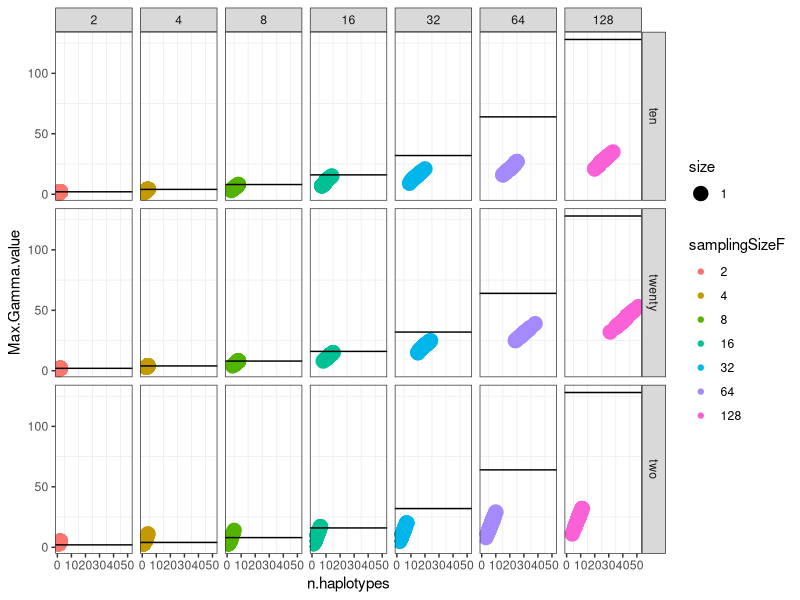
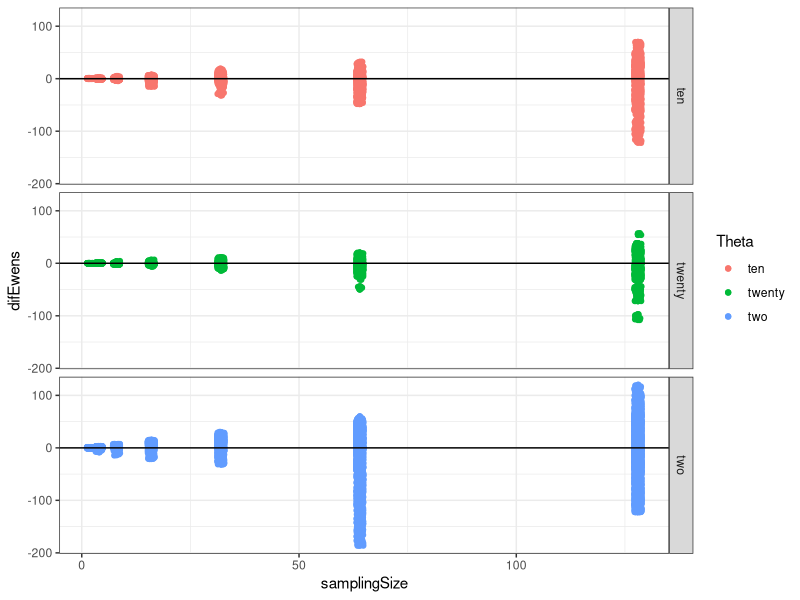

The R source for these figures, in order: (Note: this script raises an error after producing the figures.)
## ---- chunk 1
setwd("~/GitHub/QuBar")

#install.packages("ggplot2")
library(ggplot2)

# now we have the dataframe "gammaData_13jul" with all the updated gamma values 
fullgammaData<-read.csv("gammaData_13Jul.csv",header=T) 
#JOHN: this one is the updated file after your new twist on gamma, I deleted the other one

# taking out data with growth
gammaData<-subset(fullgammaData,fullgammaData$Growth=="no")
droplevels(gammaData)->gammaData

# making factors for the ggplot2 plots
factor(gammaData$samplingSize,levels=c(2,4,8,16,32,64,128))->gammaData$samplingSizeF

# subsetting small sampling sizes to see better what happen there
#minigamma<-gammaData[gammaData$samplingSize<33,]

# plotting with ggplot, need to fix legends
#http://www.cookbook-r.com/Graphs/Legends_(ggplot2)/
# Fig X2a
#ggplot(gammaData, aes(x = samplingSize,y=Max.Gamma.value,fill=Theta,color=Theta)) + theme_bw()+geom_point()+geom_abline()+xlab("simulated sampling size") + ylab("predicted sampling size") 

# Fig X2b
# thinking how to plot the subset of samples sizes where gamma works a little bit better....
#ggplot(minigamma, aes(x = samplingSizeF,y=Max.Gamma.value,fill=Theta,color=Theta)) + theme_bw()+ geom_boxplot(aes(fill=Theta)) + ylim(0,20) + xlab("simulated sampling size") + ylab("predicted sampling size")

#JOHN, trying something different below
fig3<-ggplot(gammaData, aes(x = n.haplotypes,y=Max.Gamma.value,color=samplingSizeF,size=1)) + theme_bw()+geom_point()+facet_grid(Theta~samplingSizeF) 
fig3 + geom_hline(aes(yintercept = 2), subset(gammaData,samplingSize==2))+ geom_hline(aes(yintercept = 4), subset(gammaData,samplingSize==4))+ geom_hline(aes(yintercept = 8), subset(gammaData,samplingSize==8))+ geom_hline(aes(yintercept = 16), subset(gammaData,samplingSize==16))+ geom_hline(aes(yintercept = 32), subset(gammaData,samplingSize==32))+ geom_hline(aes(yintercept = 64), subset(gammaData,samplingSize==64))+ geom_hline(aes(yintercept = 128), subset(gammaData,samplingSize==128))+theme(panel.grid.major = element_blank())

# to put different ablines in different facets we need to make a dataset, and this would be efficient but the order is all messed up so I had to figure out a not so efficient but working way ;)
#hline.data <- data.frame(z = c(2,4,8,16,32,64,128),samplingSizeF = c(2,4,8,16,32,64,128))
#fig3 + geom_hline(aes(yintercept = z), hline.data)
                                                                                                                                                                                  
## ---- chunk 2
library(ggplot2)

# -----observed data------
# load data of number of haplotypes
data <- read.csv("numberHaplotypes.csv",header=T)


# taking out data with growth
minidata <- subset(data,data$Growth == "no")
minidata[,-1] -> minidata
droplevels(minidata) -> minidata
row.names(minidata) <- NULL # cleaning row.names
#View(minidata)

# creating and id to merge later
myObMatrix <- as.matrix(minidata[,c("Theta","n.haplotypes")])
minidata$id <- apply(myObMatrix, 1, paste, collapse=" ")

# -----predicted data------
# load data of Ewens sampling theory
theory <- read.csv("dataSamplingTheory_21Ago2015.csv",header=T)

# round the expected number of haplotypes
round(theory$exp.haplotypes,0) -> theory$exp.round.hap

# create id to merge
myPredMatrix <- as.matrix(theory[,c("theta.df","exp.round.hap")])
theory$id <- apply(myPredMatrix, 1, paste, collapse=" ")
#View(theory)

#---- merge predicted with observed data-----
newdata <- merge(theory,minidata,by="id",all.y=T)
newdata[is.na(newdata$n.df),] # check NA's
newdata[complete.cases(newdata),]->newdata1

# calculate difference between Ewens n and the simulated n
newdata1$samplingSize-newdata1$n.df -> newdata1$difEwens

# check weird stuff
View(subset(newdata1,newdata1$Theta=='two'))

ggplot(newdata1, aes(x=samplingSize, y=difEwens,color=Theta)) + theme_bw()+geom_point()+geom_point(position = "jitter")+geom_hline(yintercept=0)+facet_grid(Theta~.) 

# ----ploting n vs haplotypes----

# to plot Ewens data
ewens <- ggplot(newdata1, aes(x=n.df, y=exp.round.hap,color=Theta)) + theme_bw()+geom_point()+geom_point(position = "jitter")+facet_grid(Theta~.) 

# to plot our data
sims <- ggplot(newdata1, aes(x=samplingSize, y=n.haplotypes,color=Theta)) + theme_bw()+geom_point()+geom_point(position = "jitter")+facet_grid(Theta~.)

# plot both together (I need to run the function from file first)
multiplot(ewens,sims)
## ---- chunk 3
library(ggplot2)
library(lattice)
library(plyr)
library(modeest)

# we have two types of data:
# "WakeleyData"" has the result of Wakeley formula with all the possible vlues and distributions
# "segsites" has the observed number of seg.sites in the simulations
wakdata<-read.csv("WakeleyData_31Ago2015.csv",header=T)
segsites<-read.csv("numberSegSites.csv",header=T)

# making factors for the ggplot2 plots
factor(wakdata$segSites)->wakdata$segsites.f
factor(segsites$samplingSize)->segsites$samplingSize.f

# ------segsites
# subsetting data with growth and cleaning non useful columns
segsites1 <- subset(segsites,segsites$Growth=="no")
droplevels(segsites1) -> segsites1
row.names(segsites1) <- NULL
segsites1$Pop <- NULL
segsites1$Growth <- NULL
# keep only the n<=32
segsites2<-segsites1[which(segsites1$samplingSize<51),]

# estimate the mode (the more frequent value) for each combination of sampling size and theta
# the mode is estimated with the function mvl in the package "modeest"
modes <- ddply(segsites2, c("Theta","samplingSize.f"), summarise, mode=unlist((mlv(n.seg.sites))[1]))
modes$samplingSize <- as.numeric(as.character(allwak$samplingSize.f))
modes$k <- as.character(modes$mode)

# creating and id to merge later
myObMatrix <- as.matrix(modes[,c("Theta","k")])
modes$id <- apply(myObMatrix, 1, paste, collapse=" ")


# -------Wakeley's info 
#----make loop to find the best n's-----
thetas<-c("two","two","ten","ten","twenty","twenty")
a<-c(rep("two",135),rep("ten",135),rep("twenty",135))
b<-c(seq(1,135,1),seq(1,135,1),seq(1,135,1))
goodwak<-as.data.frame(cbind(a,b))
names(goodwak)<-c("theta","seg.sites")

for(i in thetas){
  for(j in 1:nrow(goodwak)){ 
    goodwak$seg.sites[j]->mysegsite
    mysubset<-subset(wakdata,wakdata$Theta==i & wakdata$segSites==mysegsite)
    max(mysubset$prob)->maxprob
    which(mysubset$prob==maxprob)->best
    mysubset$n[best]->best.n
    best.n->goodwak$best.n[j]
    }
}
# now "goodwak" has theta,seg.sites and best.n

# creating and id to merge later
myWakMatrix <- as.matrix(goodwak[,c("theta","seg.sites")])
goodwak$id <- apply(myWakMatrix, 1, paste, collapse=" ")

# Now we want to merge the observed segregating sites with the segregating sites used to estimate Wakeley's formula, and that will allow us to plot the "real" n vs the best.n according Wakeley.
allwak <-merge(modes,goodwak,by="id",all.x=T)

# Calculate difference between real and predicted n
allwak$dif <- allwak$samplingSize - allwak$best.n

ggplot(allwak, aes(x=samplingSize, y=dif,color=Theta)) + theme_bw()+geom_point()+geom_point(position = "jitter")+geom_hline(yintercept=0)

## ---- chunk 4
library(ggplot2)
library(lattice)
library(plyr)
library(modeest)

# we have two types of data:
# "WakeleyData"" has the result of Wakeley formula with all the possible vlues and distributions
# "segsites" has the observed number of seg.sites in the simulations
wakdata<-read.csv("WakeleyData_01Sep2015.csv",header=T)
segsites<-read.csv("numberSegSites_31Ago2015.csv",header=T)

# making factors for the ggplot2 plots
factor(wakdata$wak.segsites)->wakdata$wak.segsites.f
factor(segsites$samplingSize)->segsites$samplingSize.f

# -----------------------------------
# ------observed segsites------------
# -----------------------------------
segsites[,-1] -> segsites
segsites$Pop <- NULL
segsites$Growth <- NULL

# estimate the mode (the more frequent value) for each combination of sampling size and theta
# the mode is estimated with the function mvl in the package "modeest"
# the warning is because there are multiple modes and I'm collapsing them with the "unlist"
modes <- ddply(segsites, c("Theta","samplingSize.f"), summarise, mode=unlist((mlv(n.seg.sites))[1]))
modes$samplingSize <- as.numeric(as.character(modes$samplingSize.f))

# -------------------------------------
# -------Wakeley's predictions --------
# -------------------------------------

# estimate the best n's of wakeley data
bestprobs <- ddply(wakdata, c("Theta","wak.segsites.f"), summarise, best.prob=max(wak.prob))
bestprobs$best.prob <-round(bestprobs$best.prob,13)

# merging "bestprobs" with "wakdata" to recover the n's that match with the higher probability
best.n <- merge(bestprobs,wakdata,by.x=c("Theta","wak.segsites.f","best.prob"),by.y=c("Theta","wak.segsites.f","wak.prob"),all.x=T)


# Now we want to merge the observed segregating sites with the segregating sites used to estimate Wakeley's formula, and that will allow us to plot the "real" n vs the best.n according Wakeley.
allwak <-merge(modes,best.n,by.x=c("Theta","mode"),by.y=c("Theta","wak.segsites"))

# Calculate difference between real and predicted n
allwak$dif <- allwak$samplingSize - allwak$wak.n

ggplot(allwak, aes(x=samplingSize, y=dif,color=Theta)) + theme_bw()+geom_point()+geom_point(position = "jitter")+geom_hline(yintercept=0)

## ---- chunk 5
library(ggplot2)

all <- read.csv("hap_segSites.csv",header=)
factor(all$samplingSize)->all$samplingSize.f

ggplot(all, aes(x=n.haplotypes, y=n.seg.sites)) + theme_bw()+geom_point()+geom_point(position = "jitter")+facet_grid(Theta~samplingSize.f) 

## ---- chunk 6

# to check the distribution of seg sites in each combination
# with ggplot2
ggplot(segsites1, aes(n.seg.sites)) + theme_bw()+geom_histogram()+facet_wrap(Theta~samplingSize.f) +theme(panel.grid.major = element_blank())
# with lattice
with(segsites1,histogram(~n.seg.sites|Theta*samplingSize.f))
## ---- chunk 7
setwd("~/GitHub/QuBar")

#install.packages("ggplot2")
library(ggplot2)

# now we have the dataframe "gammaData_13jul" with all the updated gamma values 
fullgammaData<-read.csv("gammaData_13Jul.csv",header=T) 
#JOHN: this one is the updated file after your new twist on gamma, I deleted the other one

# subsetting data with growth
gammaData<-subset(fullgammaData,fullgammaData$Growth=="no")
droplevels(gammaData)->gammaData

# making factors for the ggplot2 plots
factor(gammaData$samplingSize,levels=c(2,4,8,16,32,64,128))->gammaData$samplingSizeF

#JOHN, trying something different below
fig3<-ggplot(gammaData, aes(x = n.haplotypes,y=Max.Gamma.value,color=samplingSizeF,size=1)) + theme_bw()+geom_point()+facet_grid(Theta~samplingSizeF) 
fig3 + geom_hline(aes(yintercept = 2), subset(gammaData,samplingSize==2))+ geom_hline(aes(yintercept = 4), subset(gammaData,samplingSize==4))+ geom_hline(aes(yintercept = 8), subset(gammaData,samplingSize==8))+ geom_hline(aes(yintercept = 16), subset(gammaData,samplingSize==16))+ geom_hline(aes(yintercept = 32), subset(gammaData,samplingSize==32))+ geom_hline(aes(yintercept = 64), subset(gammaData,samplingSize==64))+ geom_hline(aes(yintercept = 128), subset(gammaData,samplingSize==128))+theme(panel.grid.major = element_blank())+ scale_size(guide = 'none')

# to put different ablines in different facets we need to make a dataset, and this would be efficient but the order is all messed up so I had to figure out a not so efficient but working way ;)
#hline.data <- data.frame(z = c(2,4,8,16,32,64,128),samplingSizeF = c(2,4,8,16,32,64,128))
#fig3 + geom_hline(aes(yintercept = z), hline.data)
                                                                                                                                                                                  
